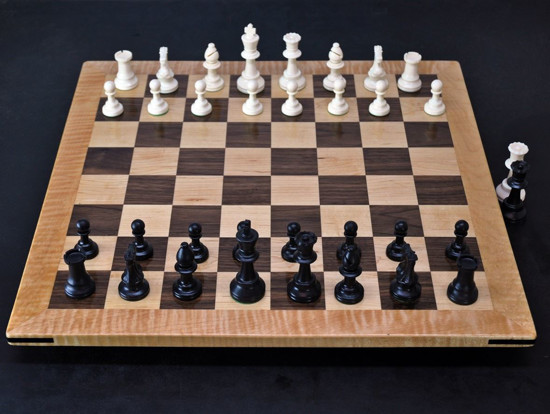
#> input picture board_recognition/input_image/board.jpg, 550 x 414 px
$ python -i crop_image.py   (imports and definitions only)
#> lines starting #> are read from the running program, lines starting #| are printed output that depends on the picture; after the words box and inside, x2 and y2 are one past the last pixel; in counts of white or black regions, pixels touching at a corner belong together
#> further down, picture is the input picture: shape (414, 550, 3); mean B, G, R 72.7, 78.6, 92.5
import cv2.cv2 as cv2
import numpy as np
from ..checkers.color import Color
from ..config import BOARD_DIM


def detect_edges(img):
    contoured_img = img.copy()
    imgray = cv2.cvtColor(contoured_img, cv2.COLOR_BGR2GRAY)
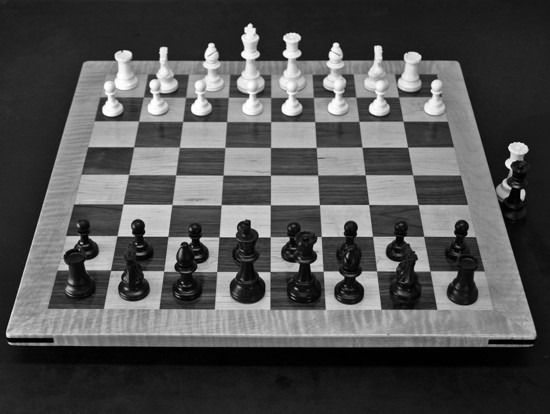
#> imgray: shape (414, 550); min 0, max 255, mean 82.1
    blur = cv2.GaussianBlur(imgray, (3, 3), 0)
    thresh = cv2.adaptiveThreshold(blur, 255, cv2.ADAPTIVE_THRESH_MEAN_C, cv2.THRESH_BINARY, 9, 4)
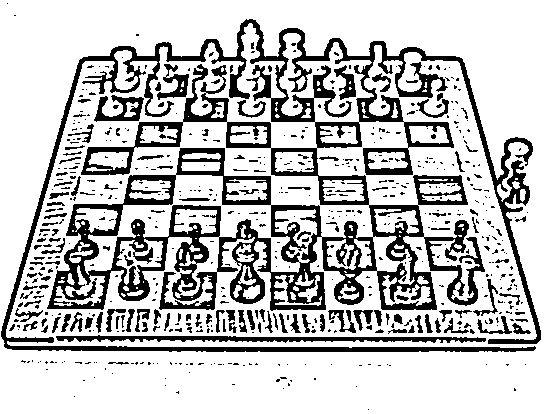
#> thresh: shape (414, 550); 76.3% white; 615 black regions (482 under 20 px)
    contours, _ = cv2.findContours(thresh,
                                   cv2.RETR_TREE,
                                   cv2.CHAIN_APPROX_SIMPLE)
#> contours = 791 contours, 535 with area under 20; largest, box (x1, y1, x2, y2) and area: (0, 0, 550, 414) 226737, (0, 18, 542, 353) 17658, (46, 174, 222, 311) 12952, (216, 204, 327, 312) 6402, (368, 204, 438, 311) 4365
    cv2.drawContours(contoured_img, contours, -1, (0, 255, 0), 3)
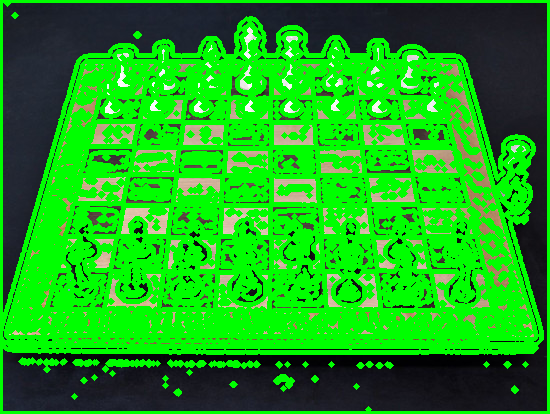
#> contoured_img: shape (414, 550, 3); mean B, G, R 24.7, 167.2, 26.1
    return contoured_img, thresh, contours


def chessboard_squares(img):
    height = img.shape[0] // BOARD_DIM
    width = img.shape[1] // BOARD_DIM
    for i in range(BOARD_DIM):
        for j in range(BOARD_DIM):
            yield i, j, img[i * width:(i + 1) * width, j * height:(j + 1) * height]


def find_pieces(img):
    for x, y, square in chessboard_squares(img):
        _, thresh, _ = detect_edges(square)
        aoi = get_aoi(square)
        xd = np.array(aoi).mean(axis=(0, 1))
        if is_occupied(thresh):
            position = (7 - x) * 8 + y
            yield position, Color.WHITE if xd.mean() > 120 else Color.BLACK


def get_aoi(img):
    height = img.shape[0] // 2
    width = img.shape[1] // 2

    start_x = (img.shape[0] - height) // 2
    end_x = (img.shape[0] + height) // 2

    start_y = (img.shape[1] - width) // 2
    end_y = (img.shape[1] + width) // 2

    aoi = img[start_y:end_y, start_x:end_x]
    return aoi


def is_occupied(thresh):
    intersection = np.logical_not(get_aoi(thresh))
    return intersection.any()

>>> import cv2
>>> picture = cv2.imread('../../board_recognition/input_image/board.jpg')
>>> result = detect_edges(picture)
